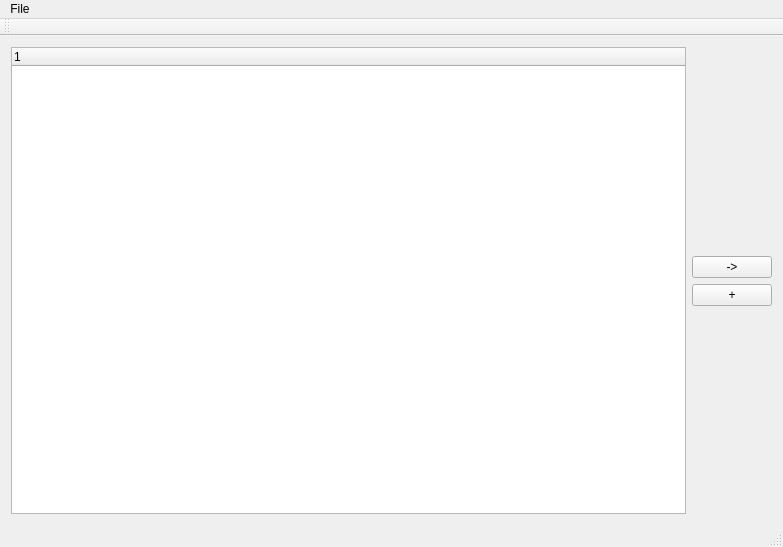
<?xml version="1.0" encoding="UTF-8"?>
<ui version="4.0">
 <class>MainWindow</class>
 <widget class="QMainWindow" name="MainWindow">
  <property name="geometry">
   <rect>
    <x>0</x>
    <y>0</y>
    <width>783</width>
    <height>547</height>
   </rect>
  </property>
  <property name="sizePolicy">
   <sizepolicy hsizetype="Minimum" vsizetype="Minimum">
    <horstretch>20</horstretch>
    <verstretch>20</verstretch>
   </sizepolicy>
  </property>
  <property name="windowTitle">
   <string>MainWindow</string>
  </property>
  <widget class="QWidget" name="centralWidget">
   <layout class="QHBoxLayout" name="horizontalLayout">
    <item>
     <widget class="QTreeWidget" name="treeWidget">
      <property name="sizePolicy">
       <sizepolicy hsizetype="Expanding" vsizetype="Expanding">
        <horstretch>1</horstretch>
        <verstretch>1</verstretch>
       </sizepolicy>
      </property>
      <column>
       <property name="text">
        <string notr="true">1</string>
       </property>
      </column>
     </widget>
    </item>
    <item>
     <layout class="QVBoxLayout" name="verticalLayout_2">
      <item>
       <spacer name="verticalSpacer">
        <property name="orientation">
         <enum>Qt::Vertical</enum>
        </property>
        <property name="sizeHint" stdset="0">
         <size>
          <width>20</width>
          <height>40</height>
         </size>
        </property>
       </spacer>
      </item>
      <item>
       <widget class="QPushButton" name="Show_Graph">
        <property name="text">
         <string>-&gt;</string>
        </property>
       </widget>
      </item>
      <item>
       <widget class="QPushButton" name="Add_Graph">
        <property name="text">
         <string>+</string>
        </property>
       </widget>
      </item>
      <item>
       <spacer name="verticalSpacer_2">
        <property name="orientation">
         <enum>Qt::Vertical</enum>
        </property>
        <property name="sizeHint" stdset="0">
         <size>
          <width>20</width>
          <height>40</height>
         </size>
        </property>
       </spacer>
      </item>
     </layout>
    </item>
   </layout>
  </widget>
  <widget class="QMenuBar" name="menuBar">
   <property name="geometry">
    <rect>
     <x>0</x>
     <y>0</y>
     <width>783</width>
     <height>22</height>
    </rect>
   </property>
   <widget class="QMenu" name="menuFile">
    <property name="title">
     <string>File</string>
    </property>
    <addaction name="actionAdd_Data_File"/>
   </widget>
   <addaction name="menuFile"/>
  </widget>
  <widget class="QToolBar" name="mainToolBar">
   <attribute name="toolBarArea">
    <enum>TopToolBarArea</enum>
   </attribute>
   <attribute name="toolBarBreak">
    <bool>false</bool>
   </attribute>
  </widget>
  <widget class="QStatusBar" name="statusBar"/>
  <action name="actionAdd_Data_File">
   <property name="text">
    <string>Add Data File</string>
   </property>
  </action>
 </widget>
 <layoutdefault spacing="6" margin="11"/>
 <resources/>
 <connections/>
</ui>
